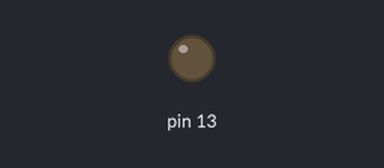
Bench run of a sketch on a simulated Arduino Uno, built with avr-gcc and run on an emulated ATmega328P. Parts: output pins drawn as LEDs (lit = HIGH).

Above: at 1.8 s.
At 6.85 s:
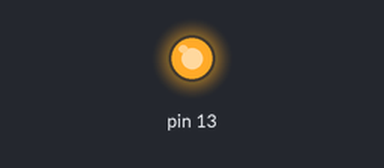
Timing chart, 0 to 7.6 s (numbered marks = the images above):
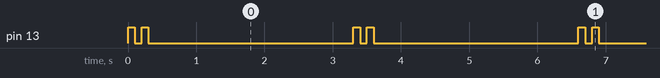

Measured:
- by itself, pin 13: repeats every 3.3 s: LOW 0.10 s, HIGH 0.10 s, LOW 3.0 s, HIGH 0.10 s
- by itself, everything shown: repeats every 3.3 s, in 4 steps

The sketch:

Blink.ino
```cpp
void setup()
{
  pinMode(13, OUTPUT);
}
void loop()
{
  digitalWrite(13, HIGH); //Primer latido
  delay(100);
  digitalWrite(13, LOW);
  delay(100);
  digitalWrite(13, HIGH); //Segundo latido
  delay(100);
  digitalWrite(13, LOW);
  delay(3000); //Espacio entre latidos
}
```
